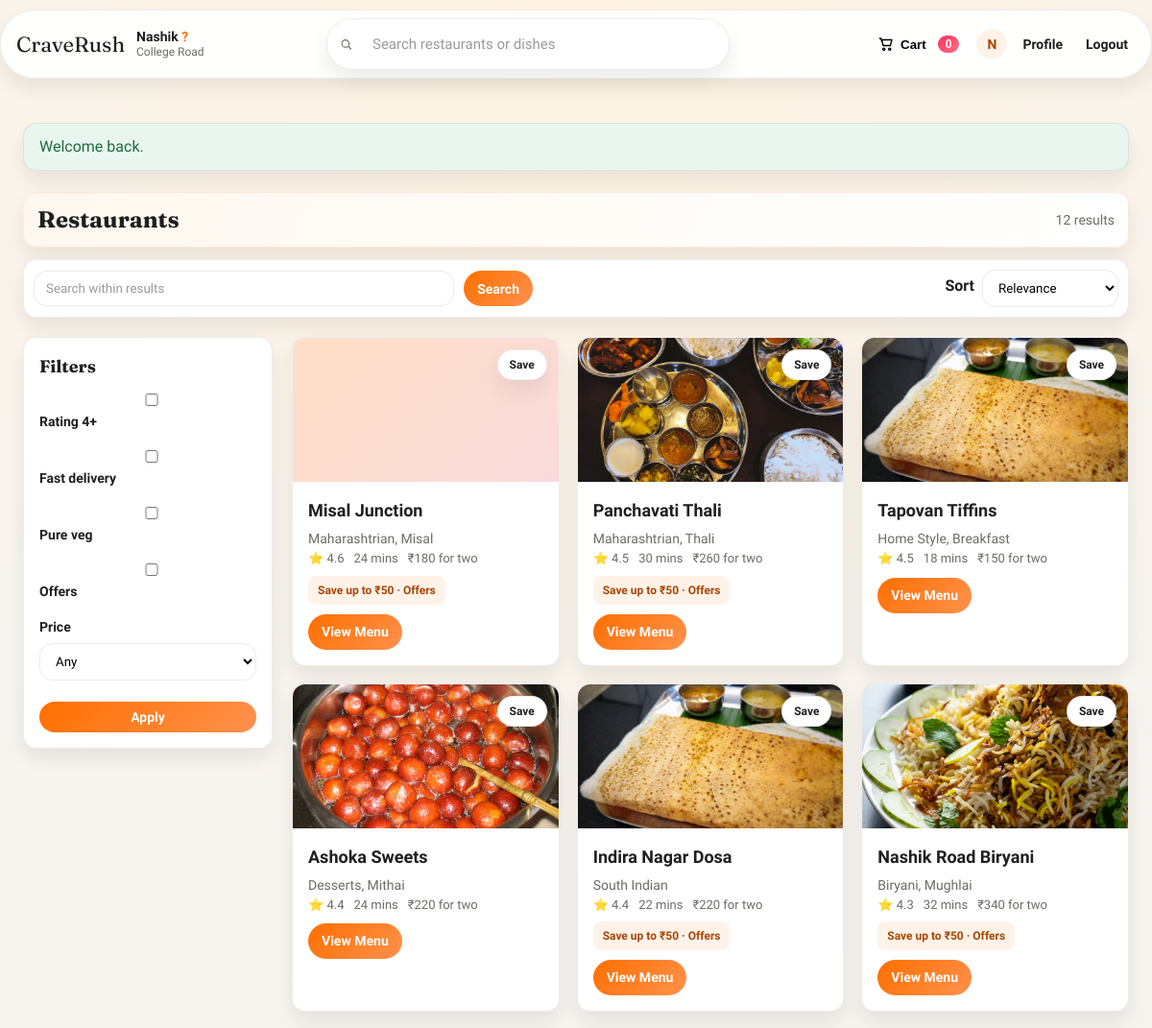
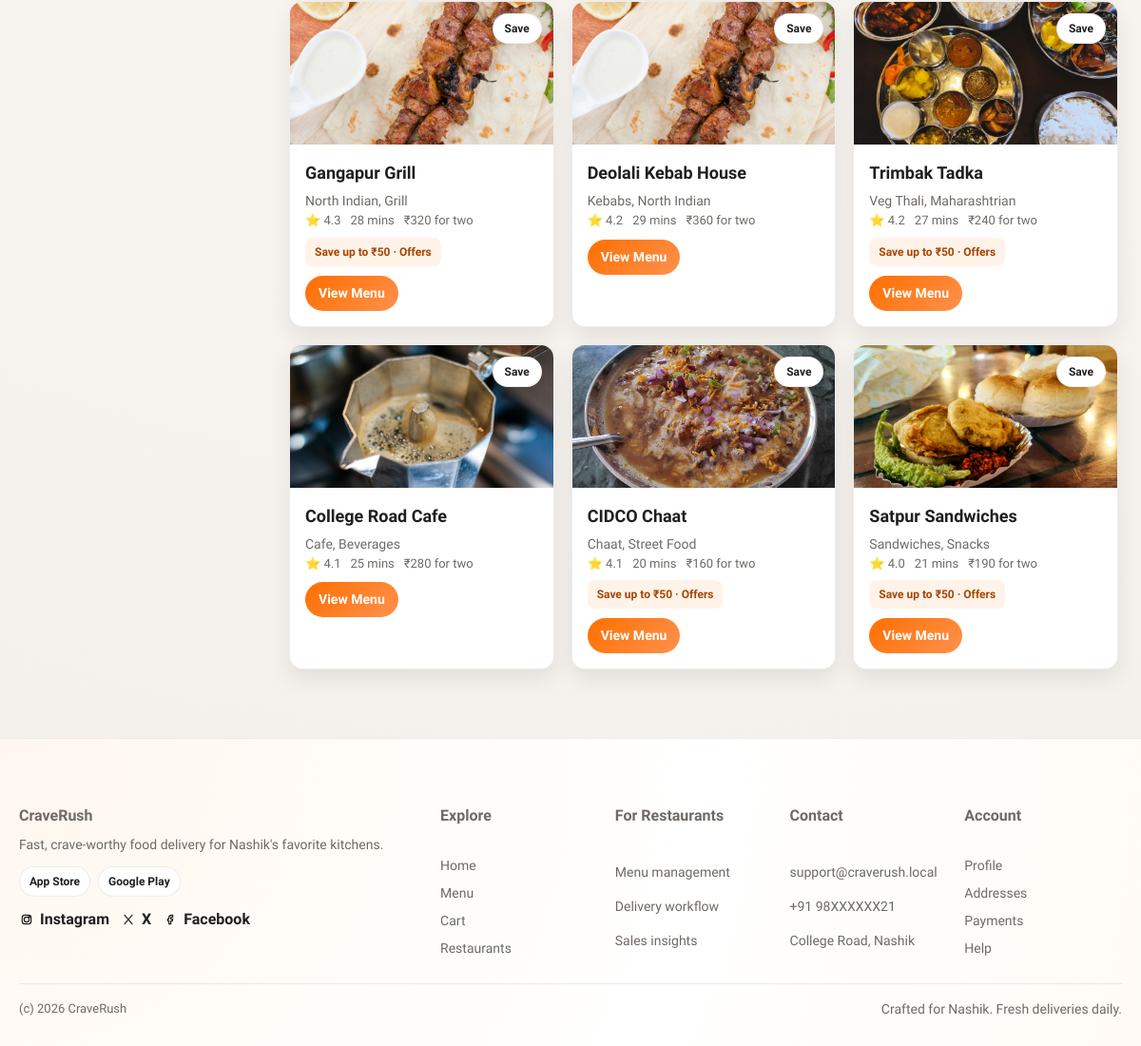
The page /restaurants.php (signed in) on the database its author committed (2 pictures, top to bottom).
### tables this page shows
CREATE TABLE IF NOT EXISTS restaurants (
    id INT AUTO_INCREMENT PRIMARY KEY,
    name VARCHAR(100) NOT NULL,
    location VARCHAR(255) NOT NULL,
    cuisine VARCHAR(120) NOT NULL DEFAULT 'Multi-cuisine',
    rating DECIMAL(3,1) NULL,
    eta_minutes INT NULL,
    price_for_two INT NULL,
    image_url VARCHAR(255) NULL,
    created_at TIMESTAMP DEFAULT CURRENT_TIMESTAMP
);

### includes/functions.php (called while the page is built, shortened)
<?php
function e($value) {
    return htmlspecialchars((string)$value, ENT_QUOTES, 'UTF-8');
}
function get_flash() {
    $flash = $_SESSION['flash'];
    return $flash;
}
function cart_count() {
    if (empty($_SESSION['cart'])) {
        return 0;
    }
    return array_sum($_SESSION['cart']);
}
function display_rating($rating, $id) {
    if ($rating !== null && $rating > 0) {
        return number_format((float)$rating, 1);
    }
    return restaurant_rating($id);
}
function display_eta($eta, $id) {
    if ($eta !== null && $eta > 0) {
        return (int)$eta;
    }
    return restaurant_eta($id);
}
function display_price_for_two($price, $id) {
    if ($price !== null && $price > 0) {
        return (int)$price;
    }
    return restaurant_price_for_two($id);
}
?>

### restaurants.php (the view, shortened to what this page needs)
<?php
require_once __DIR__ . '/config/bootstrap.php';
$base = '';
$q = trim($_GET['q'] ?? '');
$sort = $_GET['sort'] ?? 'relevance';
$rating4 = isset($_GET['rating4']);
$fast = isset($_GET['fast']);
$veg = isset($_GET['veg']);
$offers = isset($_GET['offers']);
$wheres = ['1=1'];
$params = [];
$orderBy = 'r.rating DESC';
$sql = "
    SELECT r.id, r.name, r.location, r.cuisine, r.rating, r.eta_minutes, r.price_for_two, r.image_url,
           MIN(m.price) AS min_price,
           SUM(CASE WHEN m.is_veg = 0 THEN 1 ELSE 0 END) AS non_veg_count
    FROM restaurants r
    LEFT JOIN menu_items m ON m.restaurant_id = r.id AND m.is_active = 1
    WHERE " . implode(' AND ', $wheres) . "
    GROUP BY r.id
";
$sql .= " ORDER BY $orderBy";
$stmt = $pdo->prepare($sql);
$stmt->execute($params);
$restaurants = $stmt->fetchAll();
$favoriteMap = [];
include __DIR__ . '/includes/header.php';
?>
<div class="section-title">
    <h2>Restaurants</h2>
    <span><?php echo count($restaurants); ?> results</span>
</div>
<div class="listing-toolbar">
    <form method="get" class="listing-search">
        <input type="text" name="q" placeholder="Search within results" value="<?php echo e($q); ?>">
        <button class="button" type="submit">Search</button>
    </form>
    <form method="get" class="listing-sort">
        <label for="sort">Sort</label>
        <select name="sort" id="sort" onchange="this.form.submit()">
            <option value="relevance" <?php echo $sort === 'relevance' ? 'selected' : ''; ?>>Relevance</option>
        </select>
    </form>
</div>
<div class="layout">
    <aside class="sidebar">
        <h3>Filters</h3>
        <form method="get" class="filter-group">
            <label><input type="checkbox" name="rating4" <?php echo $rating4 ? 'checked' : ''; ?>> Rating 4+</label>
            <label><input type="checkbox" name="fast" <?php echo $fast ? 'checked' : ''; ?>> Fast delivery</label>
            <label><input type="checkbox" name="veg" <?php echo $veg ? 'checked' : ''; ?>> Pure veg</label>
            <label><input type="checkbox" name="offers" <?php echo $offers ? 'checked' : ''; ?>> Offers</label>
            <div class="form-group">
                <label for="price">Price</label>
                <select name="price" id="price">
                    <option value="">Any</option>
                </select>
            </div>
            <button class="button" type="submit">Apply</button>
        </form>
    </aside>
    <div class="restaurant-grid">
        <?php if (empty($restaurants)): ?>
            <div class="card">No restaurants found.</div>
        <?php else: ?>
            <?php foreach ($restaurants as $r): ?>
                <?php $img = $r['image_url'] ?: fallback_image($r['id']); ?>
                <div class="restaurant-card">
                    <div class="restaurant-card-top">
                        <?php if ($user && $user['role'] === 'customer'): ?>
                            <?php $isFav = isset($favoriteMap[$r['id']]); ?>
                            <form method="post" class="fav-form">
                                <input type="hidden" name="restaurant_id" value="<?php echo (int)$r['id']; ?>">
                                <input type="hidden" name="return" value="<?php echo e($_SERVER['REQUEST_URI']); ?>">
                                <button class="fav-btn <?php echo $isFav ? 'active' : ''; ?>" type="submit" name="fav_action" value="<?php echo $isFav ? 'remove' : 'add'; ?>">
                                    <?php echo $isFav ? 'Saved' : 'Save'; ?>
                                </button>
                            </form>
                        <?php else: ?>
                            <a class="fav-btn" href="login.php?return=<?php echo urlencode($_SERVER['REQUEST_URI']); ?>">Save</a>
                        <?php endif; ?>
                    </div>
                    <img class="restaurant-image" src="<?php echo e($base . $img); ?>" alt="<?php echo e($r['name']); ?>">
                    <div class="restaurant-body">
                        <div class="restaurant-title"><?php echo e($r['name']); ?></div>
                        <div class="muted"><?php echo e($r['cuisine']); ?></div>
                    <div class="restaurant-meta">
                        <span>⭐ <?php echo display_rating($r['rating'], $r['id']); ?></span>
                        <span><?php echo display_eta($r['eta_minutes'], $r['id']); ?> mins</span>
                        <span>₹<?php echo display_price_for_two($r['price_for_two'], $r['id']); ?> for two</span>
                    </div>
                    <?php if (!empty($r['min_price']) && (float)$r['min_price'] <= 200): ?>
                        <div class="card-offer">Save up to ₹50 · Offers</div>
                    <?php endif; ?>
                    <div style="margin-top: 10px;">
                        <a class="button" href="restaurant.php?id=<?php echo (int)$r['id']; ?>">View Menu</a>
                    </div>
                </div>
                </div>
            <?php endforeach; ?>
        <?php endif; ?>
    </div>
</div>
<?php include __DIR__ . '/includes/footer.php'; ?>

### includes/header.php (shortened to what this page needs)
<?php
$user = $_SESSION['user'] ?? null;
$base = $base ?? '';
$flash = function_exists('get_flash') ? get_flash() : null;
$searchValue = $_GET['q'] ?? '';
$userInitial = $user ? strtoupper(substr($user['name'], 0, 1)) : '';
?>
<!DOCTYPE html>
<html lang="en">
<head>
    <link rel="stylesheet" href="<?php echo e($base); ?>assets/css/style.css">
</head>
<body>
<header class="navbar">
    <div class="navbar-inner">
        <div class="nav-left">
            <a class="logo" href="<?php echo e($base); ?>index.php">CraveRush</a>
            <div class="nav-location">
                <div class="location-title">Nashik <span class="caret">?</span></div>
                <div class="location-sub">College Road</div>
            </div>
        </div>
        <form class="nav-search" action="<?php echo e($base); ?>restaurants.php" method="get">
            <span class="search-icon icon" aria-hidden="true">
                <svg viewBox="0 0 24 24" aria-hidden="true" focusable="false">
                    <circle cx="11" cy="11" r="6"></circle>
                    <path d="M16 16l4 4"></path>
                </svg>
            </span>
            <input type="text" name="q" placeholder="Search restaurants or dishes" value="<?php echo e($searchValue); ?>">
        </form>
        <div class="nav-right">
            <button class="cart-link" id="cartToggle" type="button">
                <span class="nav-ico icon" aria-hidden="true">
                    <svg viewBox="0 0 24 24" aria-hidden="true" focusable="false">
                        <path d="M6 6h14l-2 8H8L6 6z"></path>
                        <path d="M3 4h2l1 4"></path>
                        <circle cx="9" cy="19" r="1.5"></circle>
                        <circle cx="17" cy="19" r="1.5"></circle>
                    </svg>
                </span>
                <span>Cart</span>
                <span class="cart-badge"><?php echo (int)cart_count(); ?></span>
            </button>
            <?php if ($user): ?>
                <div class="nav-profile">
                    <a class="avatar" href="<?php echo e($base); ?>profile.php"><?php echo e($userInitial); ?></a>
                    <a class="nav-link" href="<?php echo e($base); ?>profile.php">Profile</a>
                    <a class="nav-link" href="<?php echo e($base); ?>logout.php">Logout</a>
                </div>
            <?php else: ?>
                <a class="button ghost" href="<?php echo e($base); ?>register.php">Register</a>
                <a class="button nav-cta" href="<?php echo e($base); ?>login.php">Login</a>
            <?php endif; ?>
        </div>
    </div>
</header>
<main class="container">
<?php if ($flash): ?>
    <div class="alert <?php echo e($flash['type']); ?>">
        <?php echo e($flash['message']); ?>
    </div>
<?php endif; ?>

### includes/footer.php (shortened to what this page needs)
</main>
<footer class="footer" id="footer">
    <div class="footer-wrap">
        <div class="footer-brand">
            <h4>CraveRush</h4>
            <p class="muted">Fast, crave-worthy food delivery for Nashik's favorite kitchens.</p>
            <div class="footer-apps">
                <span class="footer-badge">App Store</span>
                <span class="footer-badge">Google Play</span>
            </div>
            <div class="footer-social">
                <a href="#" class="footer-link">
                    <span class="icon" aria-hidden="true">
                        <svg viewBox="0 0 24 24" aria-hidden="true" focusable="false">
                            <rect x="5" y="5" width="14" height="14" rx="4"></rect>
                            <circle cx="12" cy="12" r="4"></circle>
                            <circle cx="16" cy="8" r="1"></circle>
                        </svg>
                    </span>
                    Instagram
                </a>
                <a href="#" class="footer-link">
                    <span class="icon" aria-hidden="true">
                        <svg viewBox="0 0 24 24" aria-hidden="true" focusable="false">
                            <path d="M6 5l12 14"></path>
                            <path d="M18 5l-12 14"></path>
                        </svg>
                    </span>
                    X
                </a>
                <a href="#" class="footer-link">
                    <span class="icon" aria-hidden="true">
                        <svg viewBox="0 0 24 24" aria-hidden="true" focusable="false">
                            <path d="M14 8h2V5h-2c-2 0-4 1-4 4v2H8v3h2v5h3v-5h2.5l.5-3H13V9c0-.7.3-1 1-1z"></path>
                        </svg>
                    </span>
                    Facebook
                </a>
            </div>
        </div>
        <div class="footer-links">
            <div class="footer-col">
                <h4>Explore</h4>
                <a href="<?php echo e($base); ?>index.php">Home</a>
                <a href="<?php echo e($base); ?>customer/menu.php">Menu</a>
                <a href="<?php echo e($base); ?>customer/cart.php">Cart</a>
                <a href="<?php echo e($base); ?>restaurants.php">Restaurants</a>
            </div>
            <div class="footer-col">
                <h4>For Restaurants</h4>
                <span>Menu management</span>
                <span>Delivery workflow</span>
                <span>Sales insights</span>
            </div>
            <div class="footer-col">
                <h4>Contact</h4>
                <span>support@craverush.local</span>
                <span>+91 98XXXXXX21</span>
                <span>College Road, Nashik</span>
            </div>
            <div class="footer-col">
                <h4>Account</h4>
                <a href="<?php echo e($base); ?>profile.php">Profile</a>
                <a href="<?php echo e($base); ?>addresses.php">Addresses</a>
                <a href="<?php echo e($base); ?>payments.php">Payments</a>
                <a href="<?php echo e($base); ?>help.php">Help</a>
            </div>
        </div>
    </div>
    <div class="footer-bottom">
        <div>(c) <?php echo date('Y'); ?> CraveRush</div>
        <div class="muted">Crafted for Nashik. Fresh deliveries daily.</div>
    </div>
</footer>
</body>
</html>

### rows shown on the page
restaurants: image_url (picture), name "Misal Junction", cuisine "Maharashtrian, Misal", rating "4.6", eta_minutes "24", price_for_two "180", shows "Save up to ₹50 · Offers"
restaurants: image_url (picture), name "Panchavati Thali", cuisine "Maharashtrian, Thali", rating "4.5", eta_minutes "30", price_for_two "260", shows "Save up to ₹50 · Offers"
restaurants: image_url (picture), name "Tapovan Tiffins", cuisine "Home Style, Breakfast", rating "4.5", eta_minutes "18", price_for_two "150"
restaurants: image_url (picture), name "Ashoka Sweets", cuisine "Desserts, Mithai", rating "4.4", eta_minutes "24", price_for_two "220"
restaurants: image_url (picture), name "Indira Nagar Dosa", cuisine "South Indian", rating "4.4", eta_minutes "22", price_for_two "220", shows "Save up to ₹50 · Offers"
restaurants: image_url (picture), name "Nashik Road Biryani", cuisine "Biryani, Mughlai", rating "4.3", eta_minutes "32", price_for_two "340", shows "Save up to ₹50 · Offers"
restaurants: image_url (picture), name "Gangapur Grill", cuisine "North Indian, Grill", rating "4.3", eta_minutes "28", price_for_two "320", shows "Save up to ₹50 · Offers"
restaurants: image_url (picture), name "Deolali Kebab House", cuisine "Kebabs, North Indian", rating "4.2", eta_minutes "29", price_for_two "360"
restaurants: image_url (picture), name "Trimbak Tadka", cuisine "Veg Thali, Maharashtrian", rating "4.2", eta_minutes "27", price_for_two "240", shows "Save up to ₹50 · Offers"
restaurants: image_url (picture), name "College Road Cafe", cuisine "Cafe, Beverages", rating "4.1", eta_minutes "25", price_for_two "280"
restaurants: image_url (picture), name "CIDCO Chaat", cuisine "Chaat, Street Food", rating "4.1", eta_minutes "20", price_for_two "160", shows "Save up to ₹50 · Offers"
restaurants: image_url (picture), name "Satpur Sandwiches", cuisine "Sandwiches, Snacks", rating "4.0", eta_minutes "21", price_for_two "190", shows "Save up to ₹50 · Offers"

### other values the page prints
cart_count() "0"
$userInitial "N"
$flash['message'] "Welcome back."
count($restaurants) "12"
